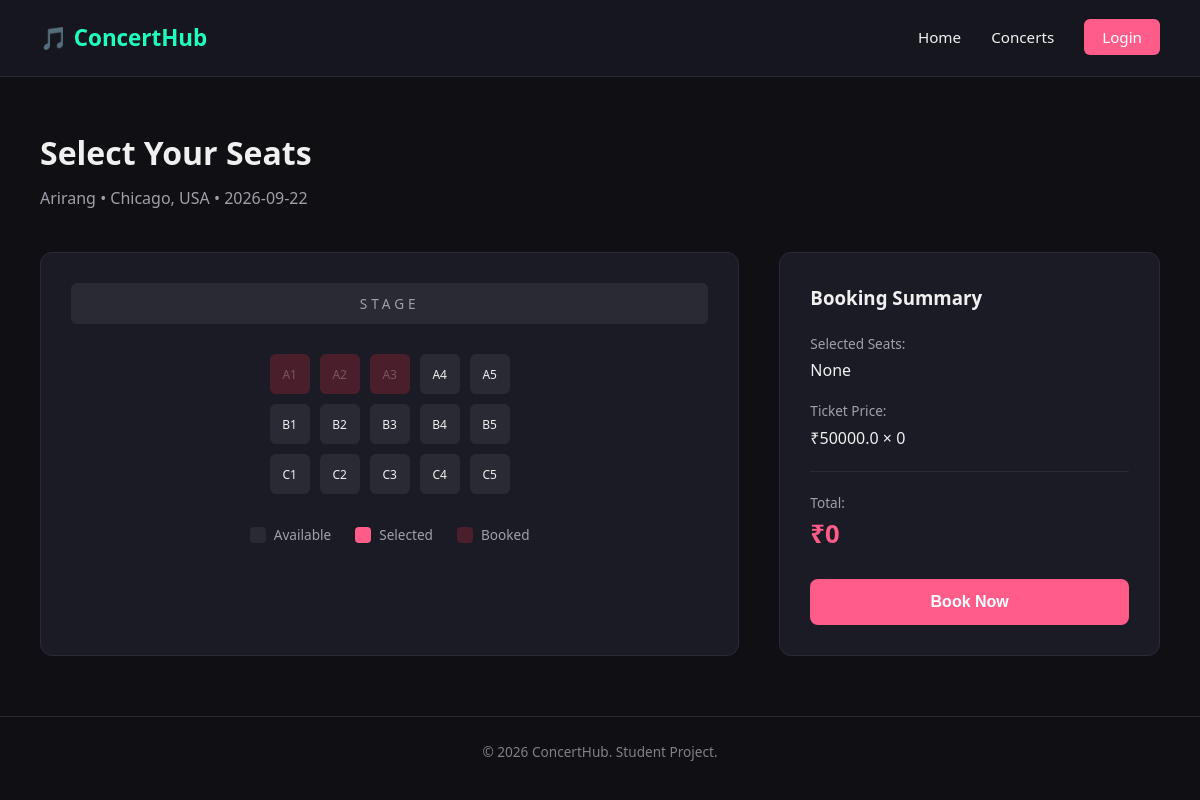
The page /booking/7 on the database its author committed.
### tables this page shows
CREATE TABLE concerts (
        id INTEGER PRIMARY KEY AUTOINCREMENT,
        artist TEXT NOT NULL,
        concert_name TEXT NOT NULL,
        venue TEXT NOT NULL,
        city TEXT NOT NULL,
        date TEXT NOT NULL,
        time TEXT NOT NULL,
        price REAL NOT NULL,
        description TEXT,
        total_seats INTEGER NOT NULL
    );

CREATE TABLE seats (
        id INTEGER PRIMARY KEY AUTOINCREMENT,
        concert_id INTEGER NOT NULL,
        seat_number TEXT NOT NULL,
        status TEXT NOT NULL DEFAULT 'available',
        FOREIGN KEY (concert_id) REFERENCES concerts (id)
    );

### app.py (the view)
@app.route('/booking/<int:concert_id>')
def booking(concert_id):
    connection = get_db_connection()
    concert = connection.execute('SELECT * FROM concerts WHERE id = ?', (concert_id,)).fetchone()
    seats = connection.execute('SELECT * FROM seats WHERE concert_id = ?', (concert_id,)).fetchall()
    connection.close()
    row_a = [seat for seat in seats if seat['seat_number'].startswith('A')]
    row_b = [seat for seat in seats if seat['seat_number'].startswith('B')]
    row_c = [seat for seat in seats if seat['seat_number'].startswith('C')]
    return render_template('booking.html', concert=concert, row_a=row_a, row_b=row_b, row_c=row_c)

### app.py (called while the page is built)
def get_db_connection():
    connection = sqlite3.connect('database/database.db')
    connection.row_factory = sqlite3.Row  # lets us access columns by name, not just by position
    return connection

### templates/booking.html (shortened to what this page needs)
{% extends "base.html" %}
{% block content %}
    <section class="page-header">
        <h1>Select Your Seats</h1>
        <p>{{ concert['concert_name'] }} • {{ concert['city'] }} • {{ concert['date'] }}</p>
    </section>
    <section class="seat-selection">
        <div class="seat-map">
            <div class="stage-label">STAGE</div>
            <div class="seat-row">
                {% for seat in row_a %}
<div class="seat {{ 'booked' if seat['status'] == 'booked' else '' }}"
     data-seat="{{ seat['seat_number'] }}"
     data-seat-id="{{ seat['id'] }}"
     data-price="{{ concert['price'] }}">
    {{ seat['seat_number'] }}
</div>
{% endfor %}
            </div>
            <div class="seat-row">
                {% for seat in row_b %}
<div class="seat {{ 'booked' if seat['status'] == 'booked' else '' }}"
     data-seat="{{ seat['seat_number'] }}"
     data-seat-id="{{ seat['id'] }}"
     data-price="{{ concert['price'] }}">
    {{ seat['seat_number'] }}
</div>
{% endfor %}
            </div>
            <div class="seat-row">
                {% for seat in row_c %}
<div class="seat {{ 'booked' if seat['status'] == 'booked' else '' }}"
     data-seat="{{ seat['seat_number'] }}"
     data-seat-id="{{ seat['id'] }}"
     data-price="{{ concert['price'] }}">
    {{ seat['seat_number'] }}
</div>
{% endfor %}
            </div>
            <div class="seat-legend">
                <div class="legend-item"><span class="legend-box available"></span> Available</div>
                <div class="legend-item"><span class="legend-box selected"></span> Selected</div>
                <div class="legend-item"><span class="legend-box booked"></span> Booked</div>
            </div>
        </div>
        <div class="booking-summary">
            <h3>Booking Summary</h3>
            <p class="summary-label">Selected Seats:</p>
            <p id="selected-seats-text" class="summary-value">None</p>
            <p class="summary-label">Ticket Price:</p>
            <p id="price-per-seat-text" class="summary-value">₹{{ concert['price'] }} × 0</p>
            <hr class="summary-divider">
            <p class="summary-label">Total:</p>
            <p id="total-price-text" class="summary-total">₹0</p>
            <button id="book-btn" class="btn-primary btn-full">Book Now</button>
        </div>
    </section>
{% endblock %}

### static/css/style.css (style rules this page uses)
* { margin: 0; padding: 0; box-sizing: border-box; }
body { font-family: 'Segoe UI', Arial, sans-serif; background-color: #0f0f14; color: #f0f0f0; line-height: 1.6; }
.btn-primary { background-color: #ff5c8a; color: #fff; text-decoration: none; padding: 14px 32px; border-radius: 8px; font-weight: bold; transition: background-color 0.2s ease; }
.page-header { padding: 50px 40px 20px; }
.page-header h1 { font-size: 2rem; margin-bottom: 8px; }
.page-header p { color: #a0a0aa; }
.btn-full { width: 100%; border: none; cursor: pointer; margin-top: 24px; font-size: 1rem; }
.seat-selection { display: flex; gap: 40px; padding: 20px 40px 60px; flex-wrap: wrap; }
.seat-map { flex: 2; min-width: 300px; background-color: #1b1b26; border: 1px solid #2a2a35; border-radius: 12px; padding: 30px; text-align: center; }
.stage-label { background-color: #2a2a35; color: #a0a0aa; padding: 10px; border-radius: 6px; margin-bottom: 30px; letter-spacing: 4px; font-size: 0.85rem; }
.seat-row { display: flex; justify-content: center; gap: 10px; margin-bottom: 10px; }
.seat { width: 40px; height: 40px; display: flex; align-items: center; justify-content: center; background-color: #2a2a35; border-radius: 6px; font-size: 0.75rem; cursor: pointer; user-select: none; transition: background-color 0.15s ease; }
.seat.booked { background-color: #4a1f2b; color: #7a5560; cursor: not-allowed; }
.seat-legend { display: flex; justify-content: center; gap: 24px; margin-top: 30px; font-size: 0.85rem; color: #a0a0aa; }
.legend-item { display: flex; align-items: center; gap: 8px; }
.legend-box { width: 16px; height: 16px; border-radius: 4px; display: inline-block; }
.legend-box.available { background-color: #2a2a35; }
.legend-box.selected { background-color: #ff5c8a; }
.legend-box.booked { background-color: #4a1f2b; }
.booking-summary { flex: 1; min-width: 260px; background-color: #1b1b26; border: 1px solid #2a2a35; border-radius: 12px; padding: 30px; height: fit-content; }
.booking-summary h3 { margin-bottom: 20px; }
.summary-label { color: #a0a0aa; font-size: 0.85rem; margin-top: 16px; }
.summary-value { font-size: 1rem; margin-top: 4px; }
.summary-divider { border: none; border-top: 1px solid #2a2a35; margin: 20px 0; }
.summary-total { font-size: 1.6rem; font-weight: bold; color: #ff5c8a; }

### rows shown on the page
concerts: concert_name "Arirang", city "Chicago, USA", date "2026-09-22", price "50000.0"
seats: seat_number "A1"
seats: seat_number "A2"
seats: seat_number "A3"
seats: seat_number "A4"
seats: seat_number "A5"
seats: seat_number "B1"
seats: seat_number "B2"
seats: seat_number "B3"
seats: seat_number "B4"
seats: seat_number "B5"
seats: seat_number "C1"
seats: seat_number "C2"
seats: seat_number "C3"
seats: seat_number "C4"
seats: seat_number "C5"
